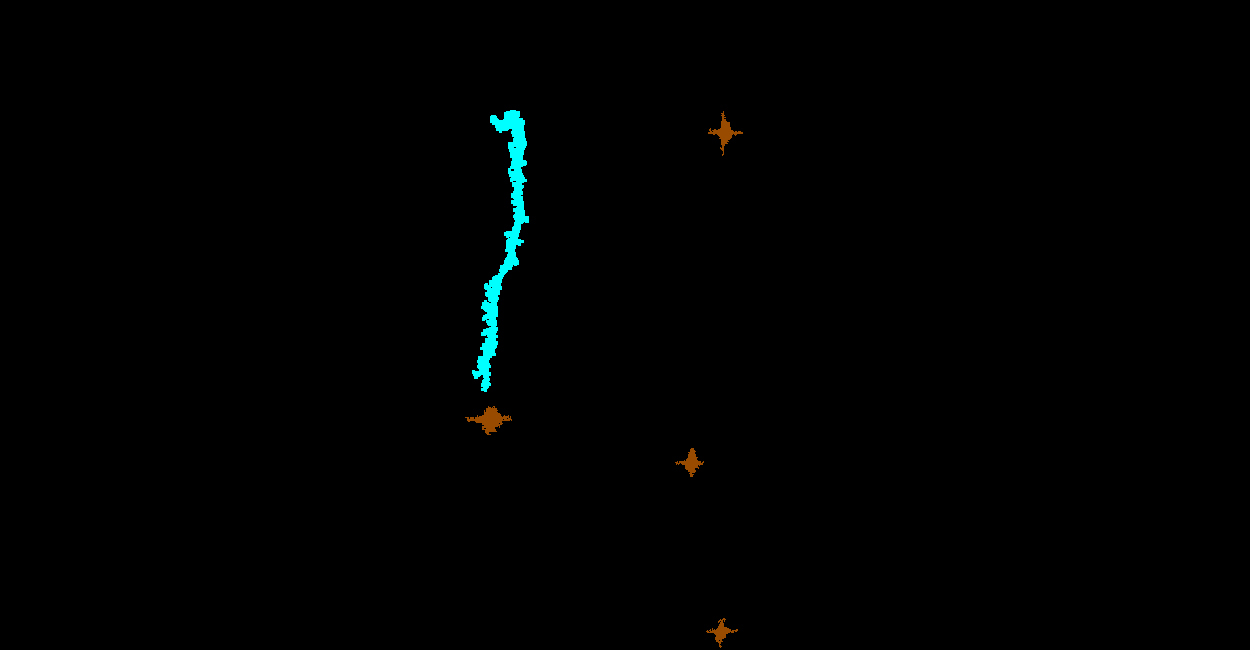
#> input picture images/ground_truth/img_0001.png, 1250 x 650 px, found by its file name; its folder holds only this picture in this run
$ python build_annotations.py
#> lines starting #> are read from the running program, lines starting #| are printed output that depends on the picture; after the words box and inside, x2 and y2 are one past the last pixel; in counts of white or black regions, pixels touching at a corner belong together
import numpy as np
import cv2
import xml.etree.cElementTree as ET
import os
import pathlib

path = pathlib.Path(__file__).parent
images = os.listdir(str(path) + '\images\ground_truth\\')
count = 0
emptyCount = 0


def first_check(start, counter):
    filename = ET.SubElement(start, "filename")
    if counter < 10:
        filename.text = "img_000" + str(counter) + ".jpg"

    elif 10 <= counter < 100:
        filename.text = "img_00" + str(counter) + ".jpg"

    elif 100 <= counter < 1000:
        filename.text = "img_0" + str(counter) + ".jpg"

    else:
        filename.text = "img_" + str(counter) + ".jpg"

    return filename.text


def second_check(counter):

    if counter < 10:
        string = "img_000" + str(counter) + ".xml"

    elif 10 <= counter < 100:
        string = "img_00" + str(counter) + ".xml"

    elif 100 <= counter < 1000:
        string = "img_0" + str(counter) + ".xml"

    else:
        string = "img_" + str(counter) + ".xml"

    return string


for image in images:
    count += 1
    im = cv2.imread(str(path) + '\images\ground_truth\\' + image)
#> im is the input picture: shape (650, 1250, 3); mean B, G, R 1.2, 1.3, 0.3
    hsv = cv2.cvtColor(im, cv2.COLOR_BGR2HSV)# change color format
#> hsv: shape (650, 1250, 3); mean H, S, V 0.5, 1.7, 1.5

    lower_blue = np.array([90, 50, 70])
    upper_blue = np.array([128, 255, 255])
    mask = cv2.inRange(hsv, lower_blue, upper_blue)
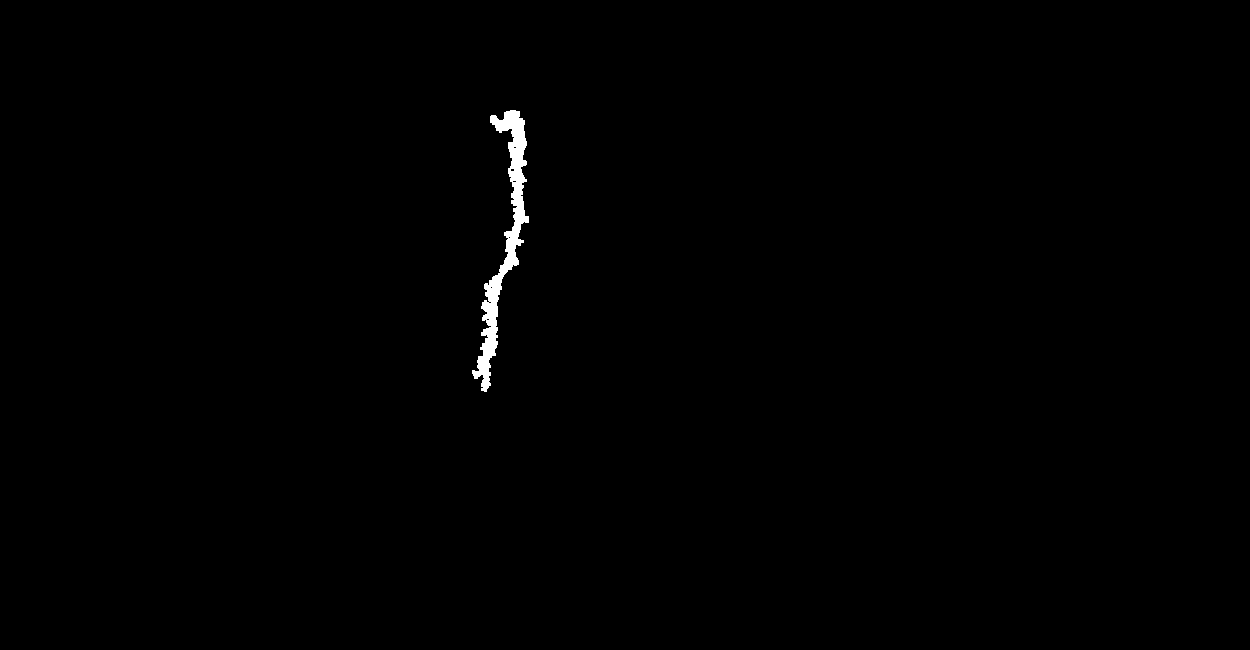
#> mask: shape (650, 1250); 0.47% white; 1 white region

    contours, _ = cv2.findContours(mask, cv2.RETR_TREE, cv2.CHAIN_APPROX_NONE)
#> contours = 8 contours, 7 with area under 20; largest, box (x1, y1, x2, y2) and area: (472, 110, 529, 392) 3454

    if len(contours) == 0:
        emptyCount += 1

    if len(contours) != 0 or emptyCount < 70:

        root = ET.Element("annotation")
        ET.SubElement(root, "folder").text = "img"

        first_check(root, count)
        source = ET.SubElement(root, "source")
        ET.SubElement(source, "database").text = "Unknown"
        ET.SubElement(source, "annotation").text = "Unknown"
        ET.SubElement(source, "image").text = "Unknown"
        size = ET.SubElement(root, "size")
        ET.SubElement(size, "width").text = "1250"
        ET.SubElement(size, "height").text = "650"
        ET.SubElement(size, "depth").text = "3"
        ET.SubElement(root, "segmented").text = "0"

        for contour in contours:
            area = cv2.contourArea(contour)

            if area > 10:
                cv2.drawContours(im, contour, -1, (0, 255, 0), 3)  # -1 draw all countours
                x, y, w, h = cv2.boundingRect(contour)
                cv2.rectangle(im, (x, y), (x + w, y + h), (255, 255, 0), 2)

                item = ET.SubElement(root, "object")
                ET.SubElement(item, "name").text = "oil-spill"
                ET.SubElement(item, "truncated").text = "0"
                ET.SubElement(item, "occluded").text = "0"
                ET.SubElement(item, "difficult").text = "0"

                bndbox = ET.SubElement(item, "bndbox")
                ET.SubElement(bndbox, "xmin").text = str(x)
                ET.SubElement(bndbox, "ymin").text = str(y)
                ET.SubElement(bndbox, "xmax").text = str(x+w)
                ET.SubElement(bndbox, "ymax").text = str(y+h)
                attributes = ET.SubElement(item, "attributes")
                attribute = ET.SubElement(attributes, "attribute")
                ET.SubElement(attribute, "name").text = "rotation"
                ET.SubElement(attribute, "value").text = "0.0"
#> this loop made 8 passes
#> (area, x, y, w, h) on pass 1: (3453.5, 472, 110, 57, 282)
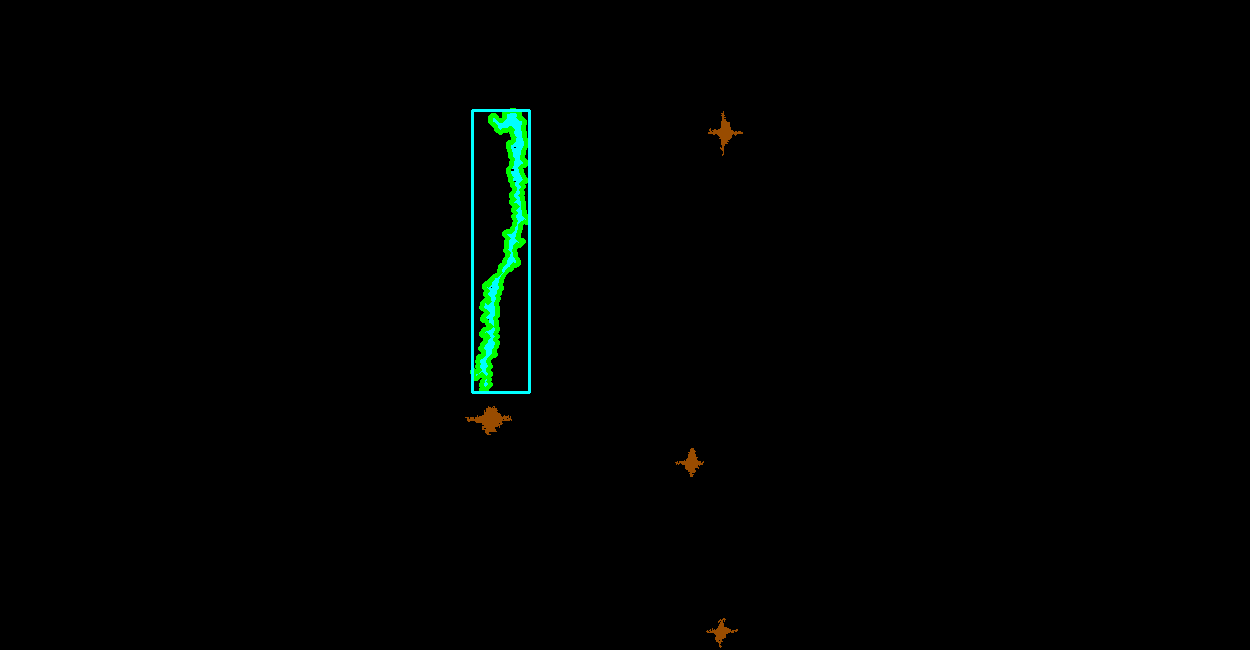
#> im: shape (650, 1250, 3); 0.68% of pixels changed, all inside (x1, y1, x2, y2) = (470, 108, 531, 394)

        os.chdir(str(path) + '\\annotation\\')
        tree = ET.ElementTree(root)
        tree.write(second_check(count))

        #cv2.imshow("image", im)
        #cv2.imshow("mask", mask)

        #cv2.waitKey(0)

$ run again, on images/ground_truth/img_0005.png
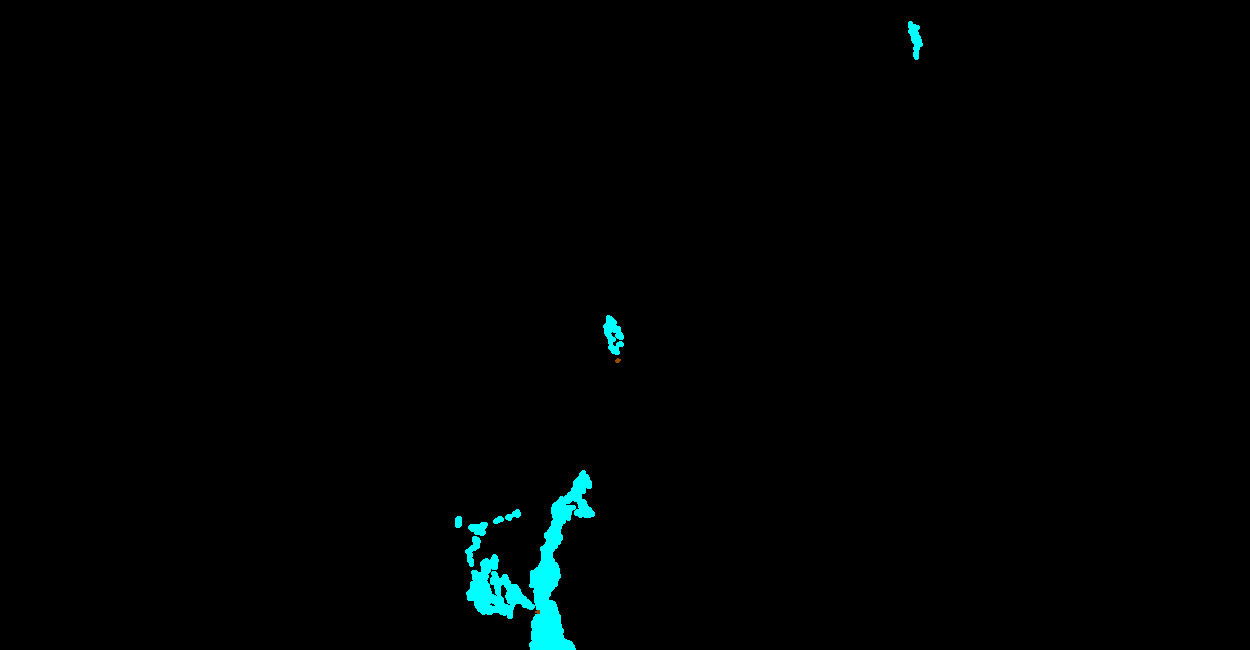
#> input picture images/ground_truth/img_0005.png, 1250 x 650 px, found by its file name
#> im is the input picture: shape (650, 1250, 3); mean B, G, R 2.4, 2.4, 0
#> hsv: shape (650, 1250, 3); mean H, S, V 0.9, 2.4, 2.4
#> `mask = cv2.inRange(hsv, lower_blue, upper_blue)`:
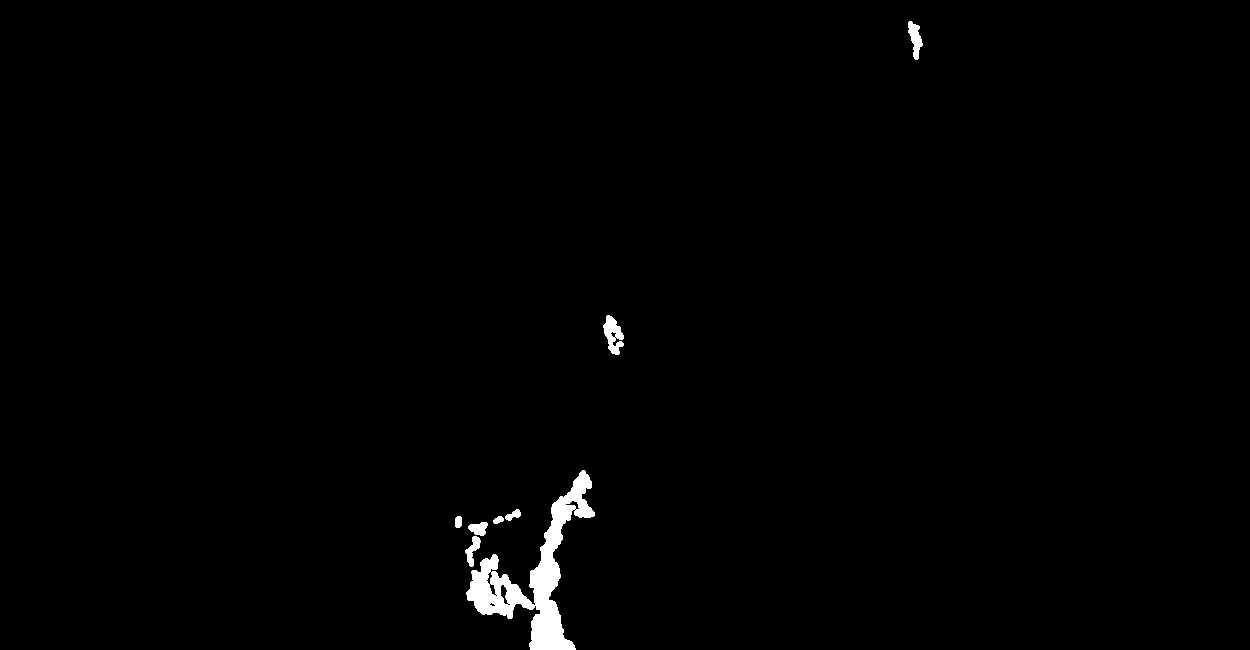
#> mask: shape (650, 1250); 0.96% white; 8 white regions
#> contours = 18 contours, 5 with area under 20; largest, box (x1, y1, x2, y2) and area: (466, 470, 595, 650) 6121, (603, 315, 624, 355) 438, (908, 21, 923, 60) 276, (465, 536, 481, 567) 190, (468, 522, 488, 536) 166
#> the loop `for contour in contours:` made 18 passes
#> (area, x, y, w, h) on passes 1, 2, 3, 4, 5, 6, 10, 11: (189.5, 465, 536, 16, 31), (165.5, 468, 522, 20, 14), (48, 493, 516, 11, 8), (61, 455, 516, 7, 12), (84, 505, 509, 16, 12), (6121, 466, 470, 129, 180), (91.5, 500, 584, 9, 21), (48, 489, 583, 8, 13)
#> after the loop `for contour in contours:`:
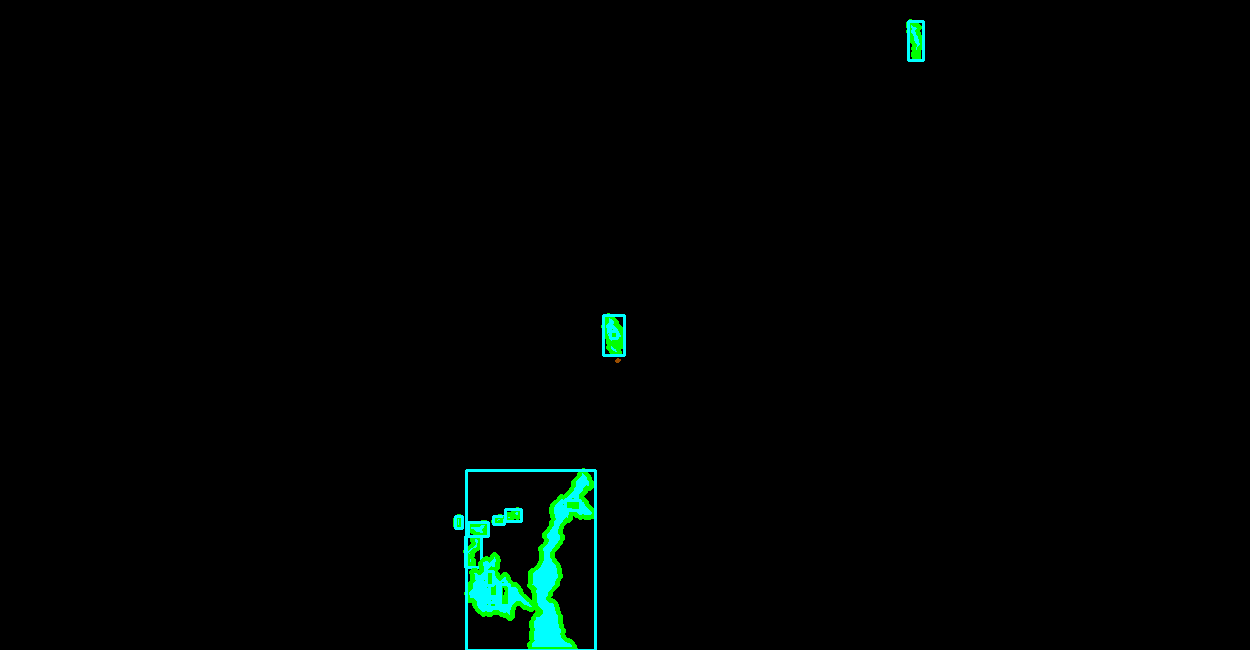
#> im: shape (650, 1250, 3); 0.92% of pixels changed, all inside (x1, y1, x2, y2) = (453, 19, 925, 650)

$ run again, on images/ground_truth/img_0006.png
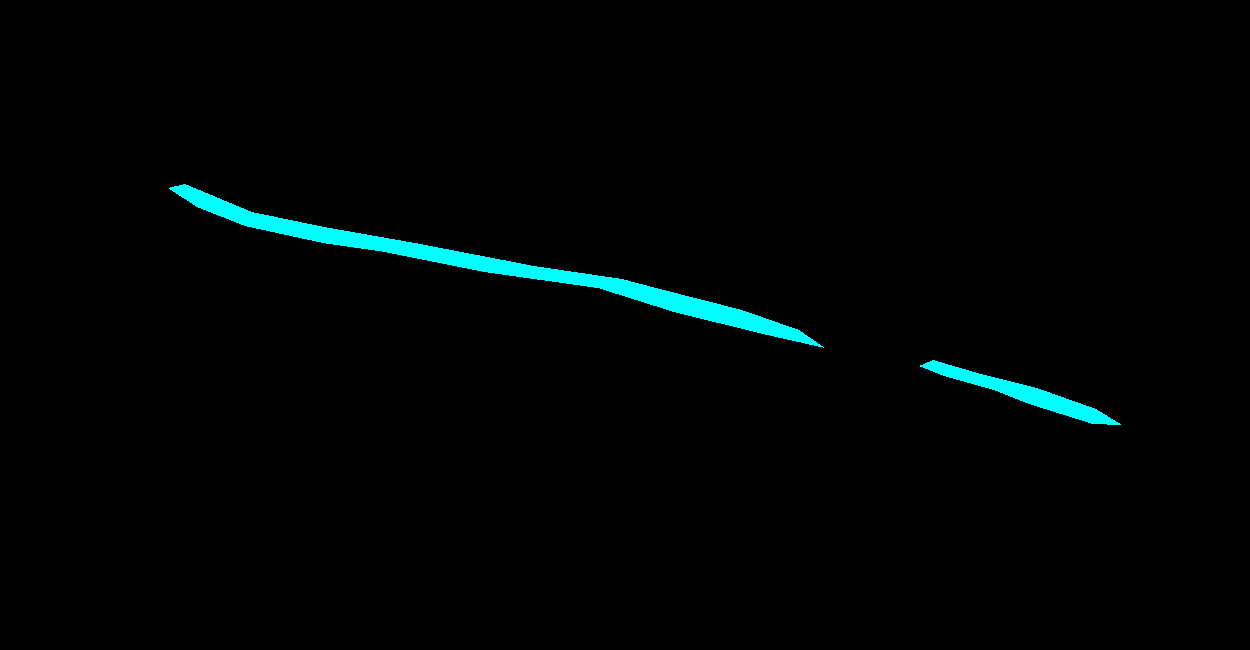
#> input picture images/ground_truth/img_0006.png, 1250 x 650 px, found by its file name
#> im is the input picture: shape (650, 1250, 3); mean B, G, R 4, 4, 0
#> hsv: shape (650, 1250, 3); mean H, S, V 1.4, 4, 4
#> `mask = cv2.inRange(hsv, lower_blue, upper_blue)`:
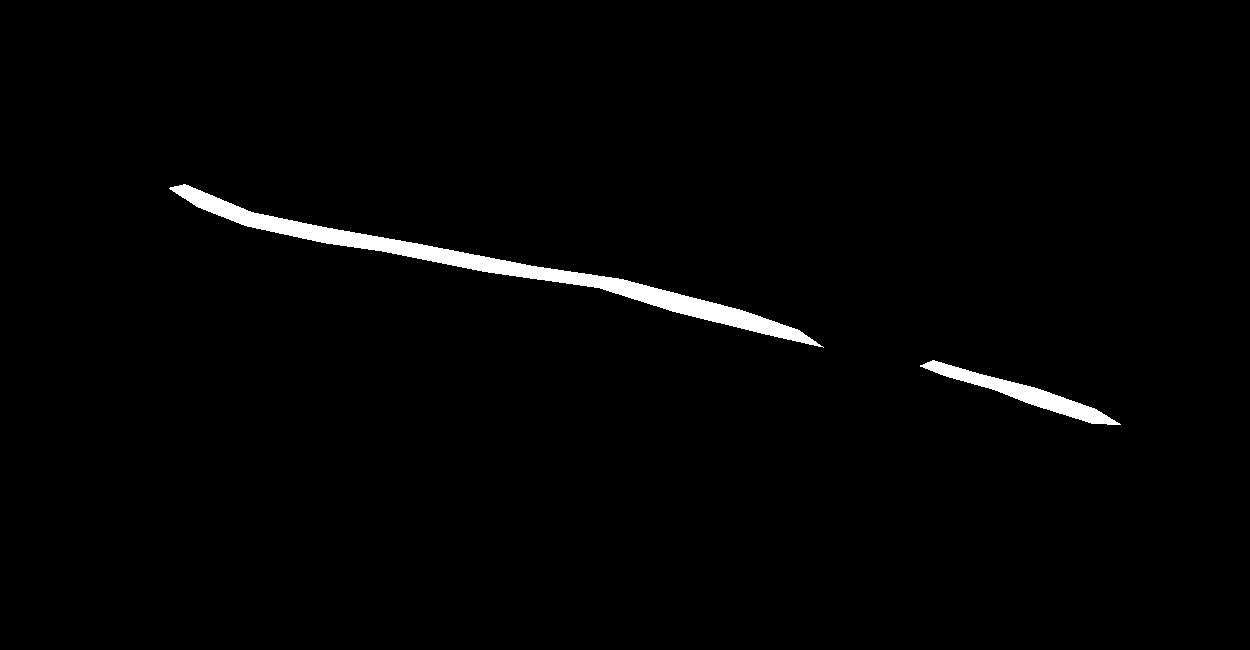
#> mask: shape (650, 1250); 1.6% white; 2 white regions
#> contours = 2 contours; box (x1, y1, x2, y2) and area: (169, 184, 824, 348) 9359, (920, 360, 1121, 425) 2538
#> the loop `for contour in contours:` made 2 passes
#> (area, x, y, w, h) on passes 1 to 2: (2537.5, 920, 360, 201, 65), (9359, 169, 184, 655, 164)
#> after the loop `for contour in contours:`:
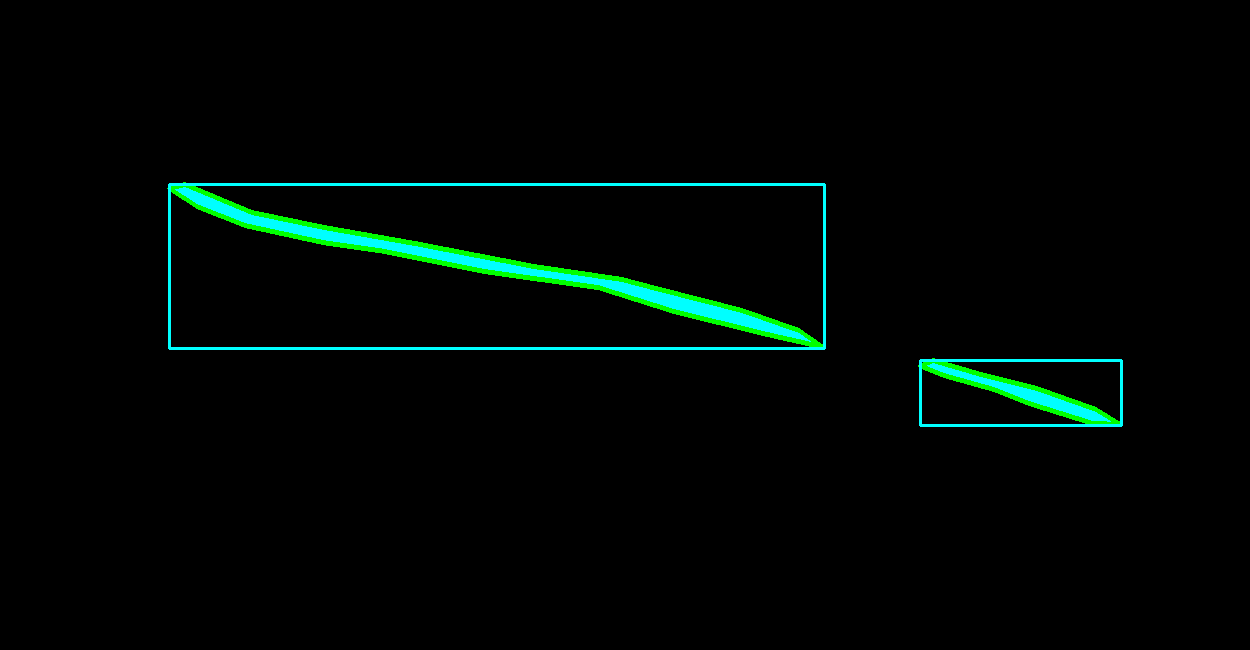
#> im: shape (650, 1250, 3); 1.81% of pixels changed, all inside (x1, y1, x2, y2) = (167, 182, 1123, 427)
